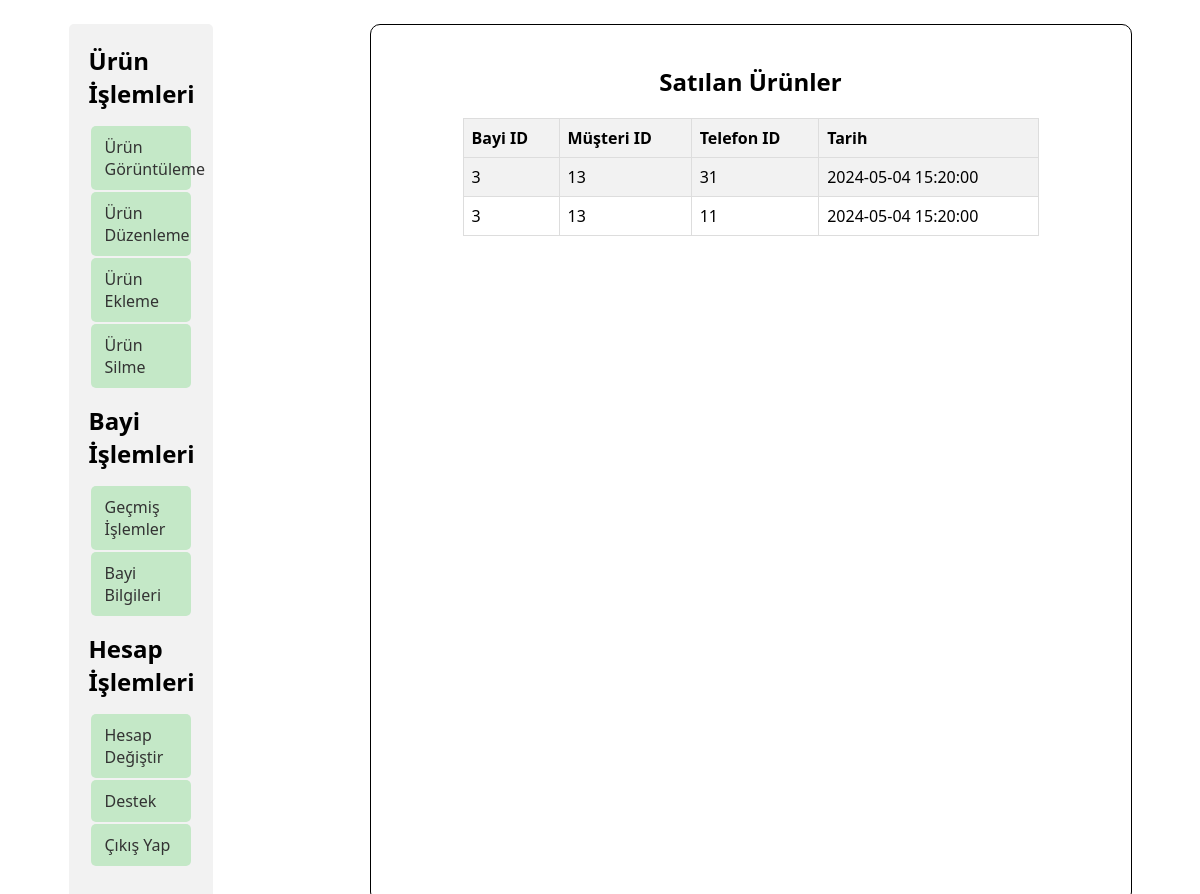
Before: /php/users/bayi_yonetim/bayi_islem/bayi_gecmis_islem.php?id=3 with the older database file.
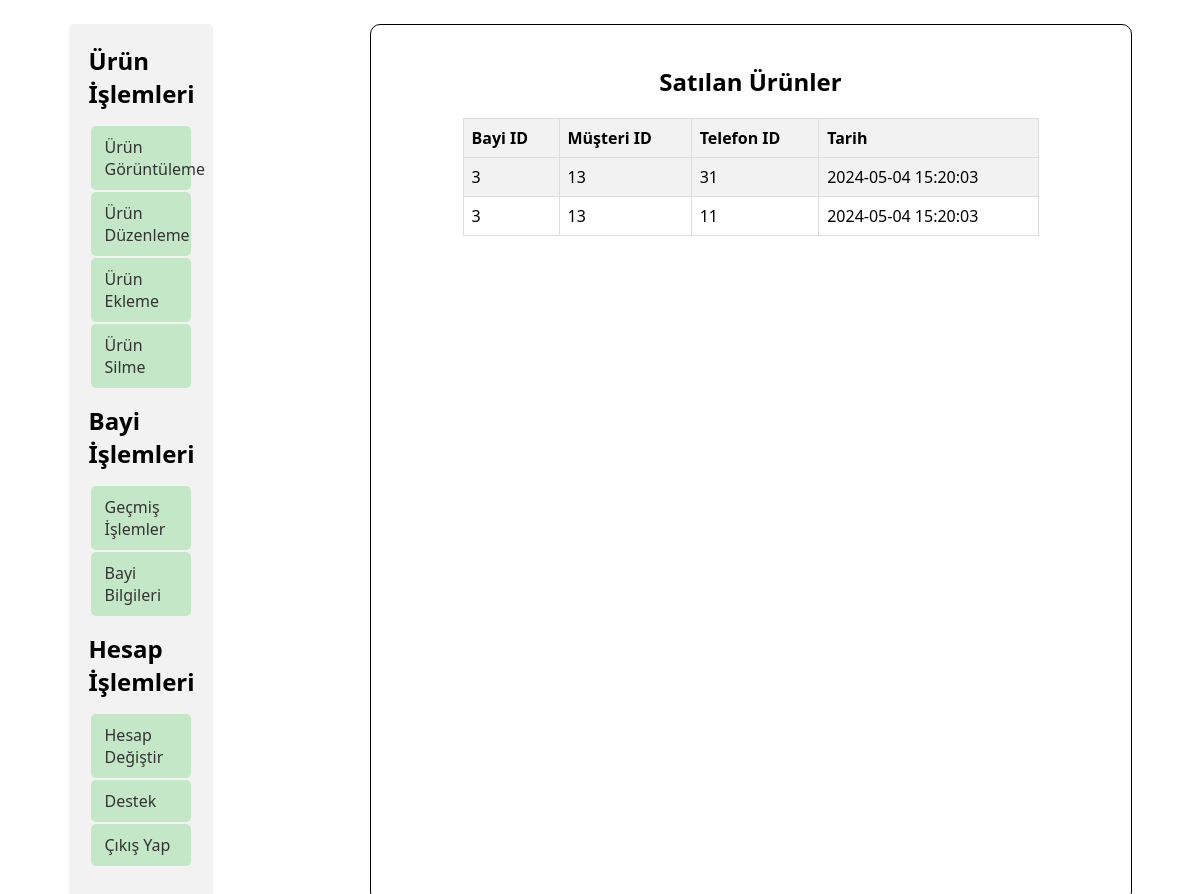
After: the same page with the newer database file.
### tables this page shows
CREATE TABLE `satilan_urun` (
  `satis` int(11) NOT NULL,
  `bayi_id` int(11) DEFAULT NULL,
  `musteri_id` int(11) DEFAULT NULL,
  `telefon_id` int(11) DEFAULT NULL,
  `tarih` timestamp NULL DEFAULT current_timestamp()
);

### php/users/bayi_yonetim/bayi_islem/bayi_gecmis_islem.php (the view, shortened to what this page needs)
<!DOCTYPE html>
<html lang="en">
<head>
  <link rel="stylesheet" href="../../../../css/master_admin.css">
</head>
<body>
  <div id="container">
    <div id="left_container">
      <?php
      include("../bayi_left_bar.php"); ?>
    </div>
    <div id="right_container" class="admin_container">
    <h2>Satılan Ürünler</h2>
<table>
  <tr>
    <th>Bayi ID</th>
    <th>Müşteri ID</th>
    <th>Telefon ID</th>
    <th>Tarih</th>
  </tr>
  <?php
  include('../../../contact/contact.php');
  $id = $_GET["id"];
  $query = mysqli_query($connection, "SELECT * FROM satilan_urun WHERE bayi_id='$id'");
  while ($row = mysqli_fetch_array($query)) {
    echo "<tr>";
    echo "<td>" . $row['bayi_id'] . "</td>";
    echo "<td>" . $row['musteri_id'] . "</td>";
    echo "<td>" . $row['telefon_id'] . "</td>";
    echo "<td>" . $row['tarih'] . "</td>";
    echo "</tr>";
  }
  ?>
</table>
          </div>
        </div>
</body>
</html>

Changed rows visible on the page:
changed satilan_urun (number 1 of 2 on the later page): tarih "2024-05-04 15:20:00" → "2024-05-04 15:20:03"
changed satilan_urun (number 2 of 2 on the later page): tarih "2024-05-04 15:20:00" → "2024-05-04 15:20:03"
